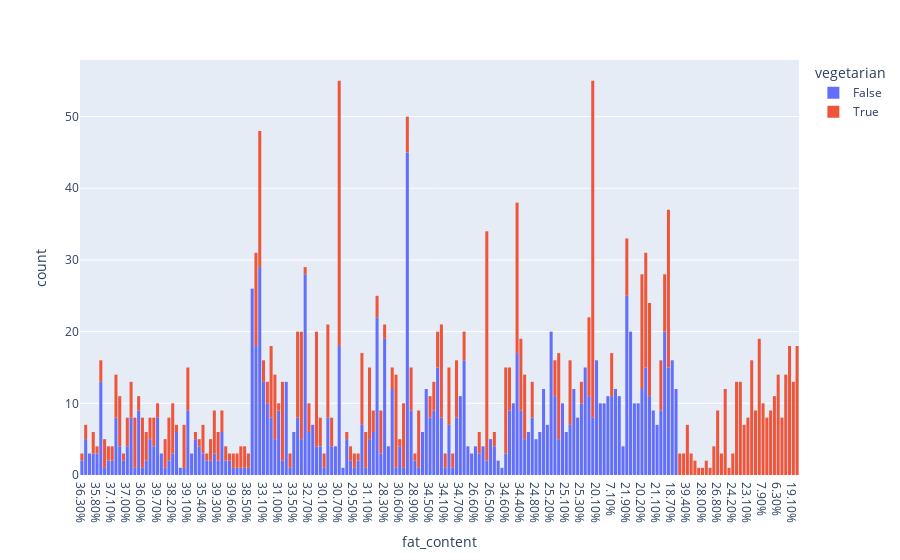

Write notebook code for a chart like this one.
### Code cell
fig = px.histogram(df, x="fat_content", color="vegetarian")
fig.update_layout(
    bargap=0.2
)
fig.show()

### Figure 1 — Plotly figure (JSON) as saved in the notebook; plotly's stock layout.template omitted (floating-point values rounded to 4 significant figures; data arrays with more than 128 entries replaced by an {"elided": "..."} marker saying what was removed)
{"data": [{"alignmentgroup": "True", "bingroup": "x", "hovertemplate": "vegetarian=False<br>fat_content=%{x}<br>count=%{y}<extra></extra>", "legendgroup": "False", "marker": {"color": "#636efa", "pattern": {"shape": ""}}, "name": "False", "offsetgroup": "False", "orientation": "v", "showlegend": true, "type": "histogram", "x": {"elided": "1175 str values"}, "xaxis": "x", "yaxis": "y"}, {"alignmentgroup": "True", "bingroup": "x", "hovertemplate": "vegetarian=True<br>fat_content=%{x}<br>count=%{y}<extra></extra>", "legendgroup": "True", "marker": {"color": "#EF553B", "pattern": {"shape": ""}}, "name": "True", "offsetgroup": "True", "orientation": "v", "showlegend": true, "type": "histogram", "x": {"elided": "1003 str values"}, "xaxis": "x", "yaxis": "y"}], "layout": {"autosize": true, "bargap": 0.2, "barmode": "relative", "legend": {"title": {"text": "vegetarian"}, "tracegroupgap": 0}, "margin": {"t": 60}, "xaxis": {"anchor": "y", "autorange": true, "domain": [0, 1], "range": [-0.5, 189.5], "title": {"text": "fat_content"}, "type": "category"}, "yaxis": {"anchor": "x", "autorange": true, "domain": [0, 1], "range": [0, 57.89], "title": {"text": "count"}}}}
